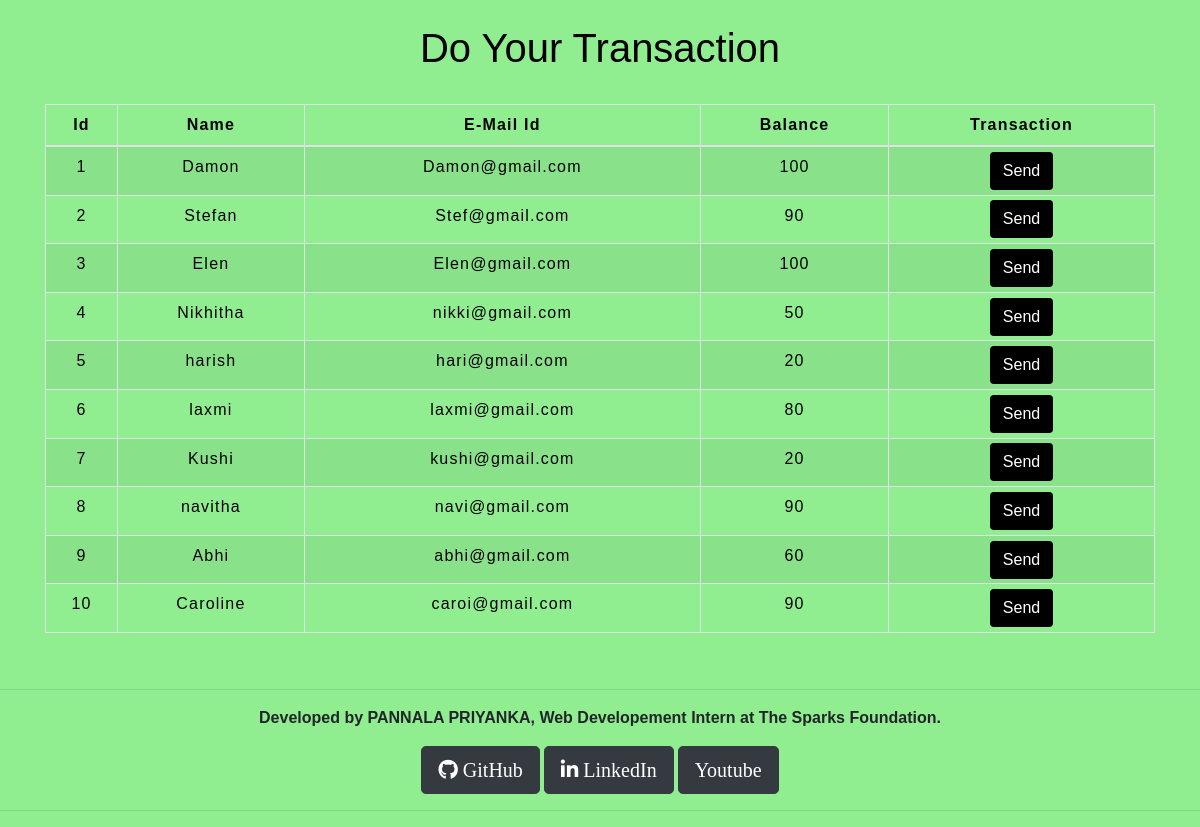
The page /moneytransfer.php on the database its author committed.
### tables this page shows
CREATE TABLE `users` (
  `id` int(3) NOT NULL,
  `name` text NOT NULL,
  `email` varchar(30) NOT NULL,
  `balance` int(8) NOT NULL
);

### moneytransfer.php (the view, shortened to what this page needs)
<!DOCTYPE html>
<html lang="en">
<head>
    <link rel="stylesheet" href="https://maxcdn.bootstrapcdn.com/bootstrap/4.0.0/css/bootstrap.min.css">
    <link rel="stylesheet" type="text/css" href="table.css">
</head>
<body style="background-color : lightgreen;">
<?php
    include 'config.php';
    $sql = "SELECT * FROM users";
    $result = mysqli_query($conn,$sql);
?>
<div class="container">
        <h2 class="text-center pt-4" style="color : black;">Do Your  Transaction</h2>
        <br>
            <div class="row">
                <div class="col">
                    <div class="table-responsive-sm">
                    <table class="table table-hover table-sm table-striped table-condensed table-bordered" style="border-color:black;">
                        <thead style="color : black;">
                            <tr>
                            <th scope="col" class="text-center py-2">Id</th>
                            <th scope="col" class="text-center py-2">Name</th>
                            <th scope="col" class="text-center py-2">E-Mail Id</th>
                            <th scope="col" class="text-center py-2">Balance</th>
                            <th scope="col" class="text-center py-2">Transaction</th>
                            </tr>
                        </thead>
                        <tbody>
                <?php
                    while($rows=mysqli_fetch_assoc($result)){
                ?>
                    <tr style="color : black;">
                        <td class="py-2"><?php echo $rows['id'] ?></td>
                        <td class="py-2"><?php echo $rows['name']?></td>
                        <td class="py-2"><?php echo $rows['email']?></td>
                        <td class="py-2"><?php echo $rows['balance']?></td>
                        <td><a href="userselection.php?id= <?php echo $rows['id'] ;?>"> <button type="button" class="btn" style="background-color : black;">Send</button></a></td>
                    </tr>
                <?php
                    }
                ?>
                        </tbody>
                    </table>
                    </div>
                </div>
            </div>
         </div>
         <div style="text-align:center; font-color:black;font-weight: bold; font-family:Verdana">
    <br> <hr>
    <p> Developed by PANNALA PRIYANKA, Web Developement Intern at The Sparks Foundation. </p>
    <button type="button" class="btn btn-dark btn-lg"><i class="fab fa-github"></i> GitHub</button>
    <button type="button" class="btn btn-dark btn-lg"><i class="fab fa-linkedin-in"></i> LinkedIn</button>
    <button type="button" class="btn btn-dark btn-lg"><i class="fab fa-youtube-in"></i>Youtube</button>
    <hr>    </div>
</body>
</html>

### table.css (style rules this page uses)
* { padding: 0; margin: 0; box-sizing: border-box; font-family: sans-serif; }
h2 { font-size: 40px; }
table { letter-spacing: 1.2px; }
td { text-align: center; }
button { border:none; background: #d9d9d9; transition: 1s; }

### moneytransfer.php (style rules this page uses)
button { transition: 1.5s; color:white; }

### rows shown on the page
users: id "1", name "Damon", email "Damon@gmail.com", balance "100"
users: id "2", name "Stefan", email "Stef@gmail.com", balance "90"
users: id "3", name "Elen", email "Elen@gmail.com", balance "100"
users: id "4", name "Nikhitha", email "nikki@gmail.com", balance "50"
users: id "5", name "harish", email "hari@gmail.com", balance "20"
users: id "6", name "laxmi", email "laxmi@gmail.com", balance "80"
users: id "7", name "Kushi", email "kushi@gmail.com", balance "20"
users: id "8", name "navitha", email "navi@gmail.com", balance "90"
users: id "9", name "Abhi", email "abhi@gmail.com", balance "60"
users: id "10", name "Caroline", email "caroi@gmail.com", balance "90"
